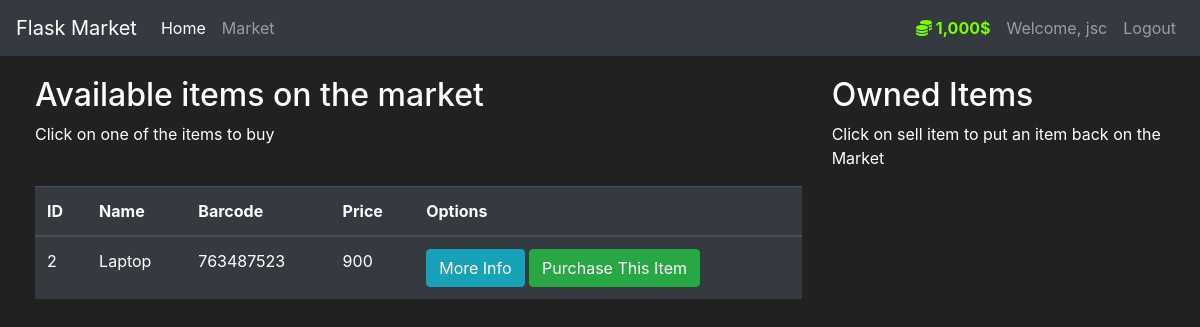
/market (signed in), run on an earlier commit of the app's database.
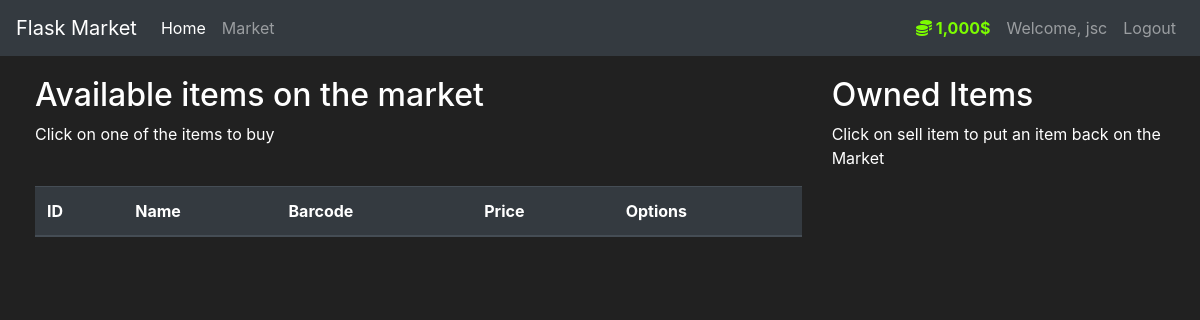
And on a later commit of the database.
### market/models.py (models this page shows, shortened)
class Item(db.Model):
    id = db.Column(db.Integer(), primary_key=True)
    name = db.Column(db.String(length=30), nullable=False, unique=True)
    price = db.Column(db.Integer(), nullable=False)
    barcode = db.Column(db.String(length=12), nullable=False, unique=True)
    description = db.Column(db.String(length=1024), nullable=False, unique=True)
    owner = db.Column(db.Integer(), db.ForeignKey("user.id"))

### market/routes.py (the view, shortened to what this page needs)
@app.route("/market", methods=["GET", "POST"])
@login_required
def market_page():
    purchase_form = PurchaseItemForm()
    if request.method == "GET":
        items = Item.query.filter_by(owner=None)
        return render_template("market.html", items=items, purchase_form=purchase_form)

### market/models.py (called while the page is built)
@login_manager.user_loader
def load_user(user_id):
    return User.query.get(int(user_id))

    @property
    def prettier_budget(self):
        if len(str(self.budget)) >= 4:
            return f"{str(self.budget)[:-3]},{str(self.budget)[-3:]}$"
        else:
            return f"{self.budget}$"
        return

### market/templates/market.html (shortened to what this page needs)
{% extends "base.html" %}
{% block content %}
<div class="row" style="margin-top:20px; margin-left: 20px;">
   <div class="col-8">
       <h2>Available items on the market</h2>
       <p>Click on one of the items to buy </p>
       <br>
      <table class="table table-hover table-dark">
         <thead>
            <tr>
               <th scope="col">ID</th>
               <th scope="col">Name</th>
               <th scope="col">Barcode</th>
               <th scope="col">Price</th>
               <th scope="col">Options</th>
            </tr>
         </thead>
         <tbody>
            {% for item in items %}
            <tr>
               <td>{{ item.id }}</td>
               <td>{{ item.name }}</td>
               <td>{{ item.barcode }}</td>
               <td>{{ item.price }}</td>
               <td>
                  <button class="btn btn-outline btn-info" data-toggle="modal" data-target="#Modal_MoreInfo-{{ item.id }}">More Info</button>
                  <button class="btn btn-outline btn-success" data-toggle="modal" data-target="#Modal_PurchaseConfirm-{{ item.id }}">Purchase This Item</button>
               </td>
            </tr>
            {% endfor %}
         </tbody>
      </table>
   </div>
   <div class="col-4">
       <h2>Owned Items</h2>
       <p>Click on sell item to put an item back on the Market</p>
   </div>
</div>
{% endblock %}

What changed in the data, as far as the page shows it:
no longer on this page (row edited): Item: id "2", name "Laptop", barcode "763487523", price "900"
